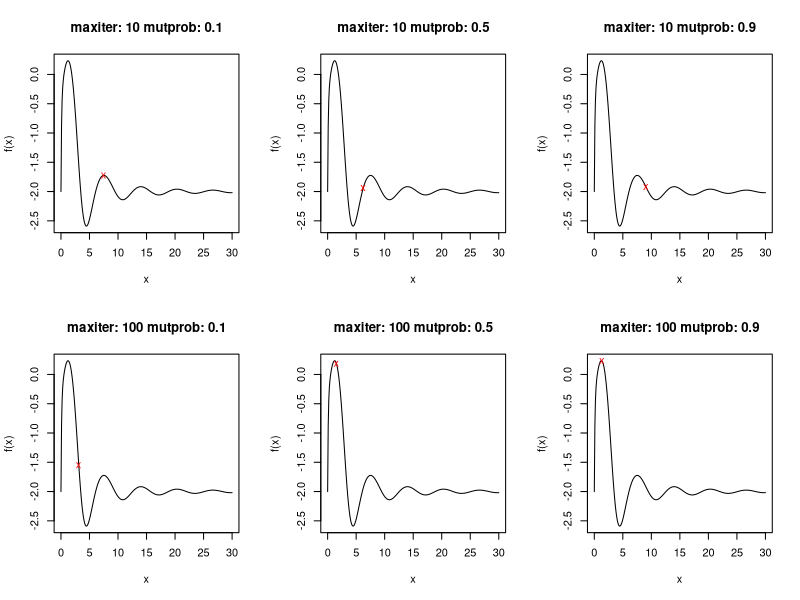

The R source for this figure:
## ---- chunk 1
knitr::opts_chunk$set(echo = TRUE)
## ---- chunk 2
f <- function(x){
  part1 <- (x^2) / exp(x)
  expPart <- -(9*sin(x)) / ((x^2) + x + 1)
  return(part1 -2 * exp(expPart))
}
## ---- chunk 3
crossover <- function(x,y){
  return((x+y)/2)
}
## ---- chunk 4
mutate <- function(x){
  return((x^2)%% 30)
}
## ---- chunk 5
genetic <- function(maxiter,mutprob){
  # list for task 5 
  res <- list(initial = numeric(), final = numeric())
  
  # a)
  x <- seq(0,30, 0.1)
  plot(x,f(x), type = "l", main = paste("maxiter:", maxiter,"mutprob:", mutprob))
  
  # b)
  X <- seq(0,30,5)
  res$initial <- X
  # c)
  
  Values <- f(X)
  
  # d)
  
 for (i in 1:maxiter) {
   # i.
   parents <- sample(X,2)
   # ii.
   victim <- order(Values)[1]
   # iii.
   kid <- crossover(parents[1], parents[2])
   if(runif(1) < mutprob){
     kid <- mutate(kid)
   }
   # iv.
   X[victim] <- kid
   Values <- f(X)
   # v.
   maxX <- X[which.max(Values)]
   #points(maxX, f(maxX), col="blue", pch ="x")
 }
  res$final <- X
  points(maxX, f(maxX), col="red", pch ="x")
  return(res)
}
## ---- chunk 6
par(mfrow=c(2,3))
 m10m1 <- genetic(10,0.1)
 m10m5 <- genetic(10,0.5)
 m10m9 <- genetic(10,0.9)
 
 m100m1 <- genetic(100,0.1)
 m100m5 <- genetic(100,0.5)
 m100m9 <- genetic(100,0.9)
 
 res <- rbind(m10m1$initial, 
       m10m1$final, 
       m10m5$final, 
       m10m9$final, 
       m100m1$final, 
       m100m5$final, 
       m100m9$final
       )
 
 rownames(res) <- c("initial",
                    "10 0.1",
                    "10 0.5",
                    "10 0.9",
                    "100 0.1",
                    "100 0.5",
                    "100 0.9"
                    )

 knitr::kable(res)
